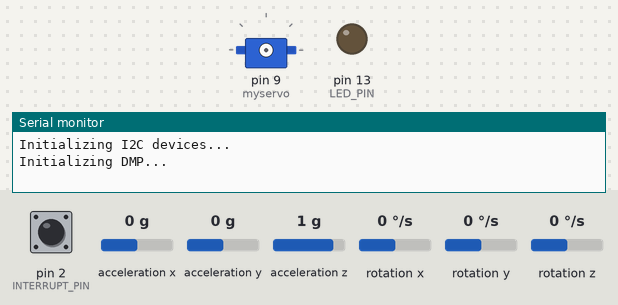
Bench run of a sketch on a simulated Arduino Uno, built with avr-gcc and run on an emulated ATmega328P. On the bench: servo, output pins drawn as LEDs (lit = HIGH), the last lines printed to the serial monitor. Dashed ring = blinking. The inputs (shaded band) are chosen by the test bench; at power-on: acceleration y 0 g, pin 2 (INTERRUPT_PIN) LOW, acceleration x 0 g, acceleration z 1 g, rotation x 0 °/s, rotation y 0 °/s, rotation z 0 °/s. Storage starts empty; the sensor or clock chip raises its interrupt line as the real part does.

Above: at 0.1 s.
At 1.09 s:
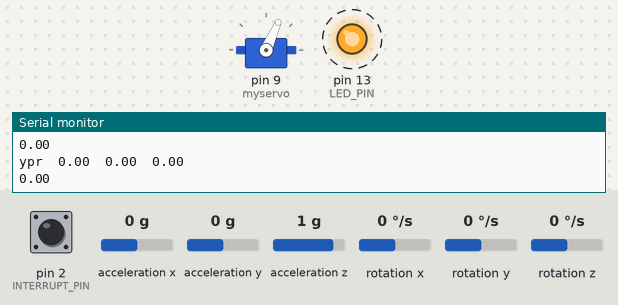
1.8 s: acceleration y set to 0.8 g
Timing chart, 0 to 10.8 s (numbered marks = the images above; inputs shaded):
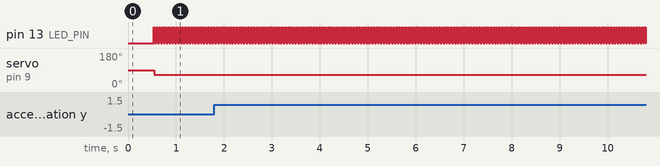

Measured:
- by itself, pin 13 (LED_PIN): alternates HIGH for 0.03 s and LOW for 0.03 s

The sketch:

write_angle_to_sd.ino
```cpp
/* Code attributed to Phil Lightfoot. Unedited by junibug */
#include <Servo.h>
#include "I2Cdev.h"
#include "MPU6050_6Axis_MotionApps20.h"

#include <SPI.h>
#include <SD.h>

#if I2CDEV_IMPLEMENTATION == I2CDEV_ARDUINO_WIRE
#include "Wire.h"
#endif

Servo myservo;
const int chipSelect = 4;
MPU6050 mpu;

#define OUTPUT_READABLE_YAWPITCHROLL
#define INTERRUPT_PIN 2
#define LED_PIN 13

bool blinkState = false;
bool dmpReady = false;
uint8_t mpuIntStatus;
uint8_t devStatus;
uint16_t packetSize;
uint16_t fifoCount;
uint8_t fifoBuffer[64];

Quaternion q;
VectorFloat gravity;
float ypr[3];
volatile bool mpuInterrupt = false;

void dmpDataReady() {
    mpuInterrupt = true;
}

void setup() {
    Serial.begin(115200);


    Wire.begin();
    Wire.setClock(400000);
    Wire.setWireTimeout(3000, true);

    Serial.println(F("Initializing I2C devices..."));
    mpu.initialize();
    pinMode(INTERRUPT_PIN, INPUT);

    Serial.println(F("Initializing DMP..."));
    devStatus = mpu.dmpInitialize();

    mpu.setXGyroOffset(220);
    mpu.setYGyroOffset(76);
    mpu.setZGyroOffset(-85);
    mpu.setZAccelOffset(1788);

    //mpu.setRate(3);     // Sets the sample rate divisor meaning that it reduces the rate at which the MPU6050 produces data.
    if (devStatus == 0) {
        mpu.CalibrateAccel(6);
        mpu.CalibrateGyro(6);
        mpu.PrintActiveOffsets();
        Serial.println(F("Enabling DMP..."));
        mpu.setDMPEnabled(true);
        attachInterrupt(digitalPinToInterrupt(INTERRUPT_PIN), dmpDataReady, RISING);
        mpuIntStatus = mpu.getIntStatus();
        dmpReady = true;
        packetSize = mpu.dmpGetFIFOPacketSize();
        mpu.resetFIFO(); // Clear FIFO on startup
    } else {
        Serial.print(F("DMP Initialization failed (code "));
        Serial.print(devStatus);
        Serial.println(F(")"));
    }
    pinMode(LED_PIN, OUTPUT);


          myservo.attach(9);

        if (!SD.begin(chipSelect)) {
    Serial.println("Card failed, or not present");
    while (1); // Halt execution if the card is not found
    }
    Serial.println("Card initialized.");

}

void loop() {

  String pitch;

    if (!dmpReady) return;
    while (!mpuInterrupt && fifoCount < packetSize) {
        fifoCount = mpu.getFIFOCount();
    }

    mpuInterrupt = false;
    mpuIntStatus = mpu.getIntStatus();
    fifoCount = mpu.getFIFOCount();

    if ((mpuIntStatus & (0x01 << MPU6050_INTERRUPT_FIFO_OFLOW_BIT)) || fifoCount >= 128) {      // adjust the value of fifoCount from 128 to 1024 depending on the delay set in order to force reset of FIFO overflow
        mpu.resetFIFO();
        //Serial.println(F("FIFO overflow detected! Clearing buffer..."));   //Uncomment this line if you want to see when the FIFO overflow is being cleared. You want the FIFO overflow to happen as that resets it. Otherwise the overflow produces stupid angle readings
        fifoCount = mpu.getFIFOCount(); // Reset FIFO count
        return; // Exit loop early to prevent processing invalid data
    }

    if (mpuIntStatus & (0x01 << MPU6050_INTERRUPT_DMP_INT_BIT)) {
        while (fifoCount >= packetSize) {
            mpu.getFIFOBytes(fifoBuffer, packetSize);
            fifoCount -= packetSize;
        }

        mpu.dmpGetQuaternion(&q, fifoBuffer);
        mpu.dmpGetGravity(&gravity, &q);
        mpu.dmpGetYawPitchRoll(ypr, &q, &gravity);
        Serial.print("ypr\t");
        Serial.print(ypr[0] * 180/M_PI);
        Serial.print("\t");
        Serial.print(ypr[1] * 180/M_PI);
        Serial.print("\t");
        Serial.println(ypr[2] * 180/M_PI);

        blinkState = !blinkState;
        digitalWrite(LED_PIN, blinkState);

          // Open file for writing

  pitch = ypr[1]* 180/M_PI;

  String dataString = "";
  dataString += String(pitch);

  File dataFile = SD.open("datalog.txt", FILE_WRITE);

  if (dataFile) {
    dataFile.println(dataString);
    dataFile.close();
    Serial.println(dataString); // Also print to serial monitor
  } else {
    Serial.println("error opening datalog.txt");
  }

        myservo.write(66);
    }
    delay(8);   //change this to change the rate that you print values to the serial monitor or plotter
}
```
